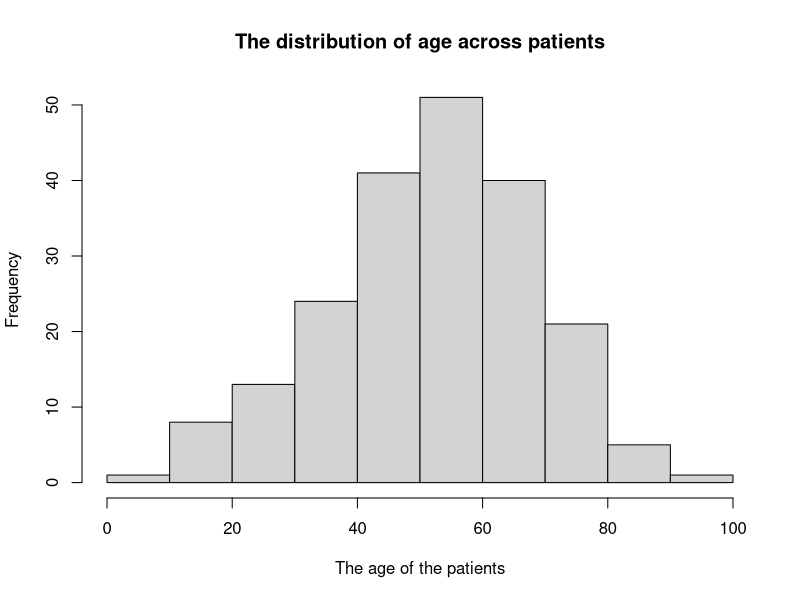
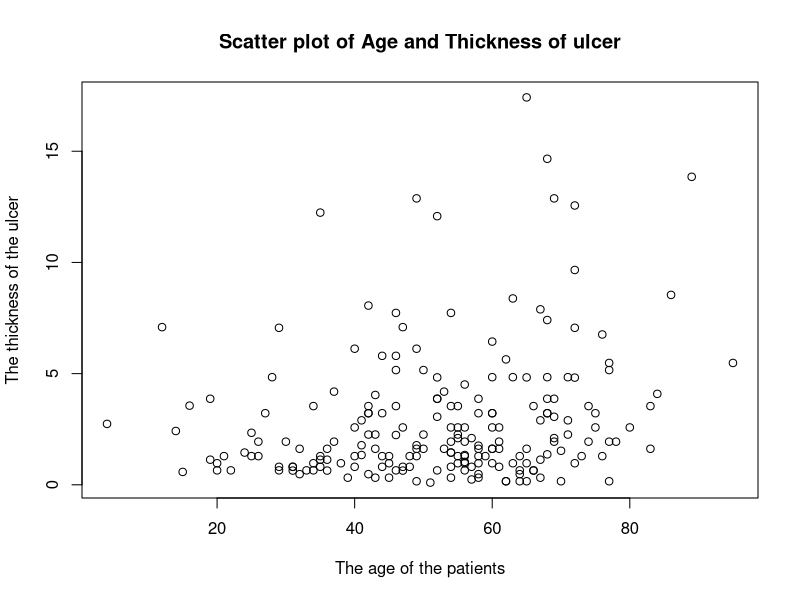
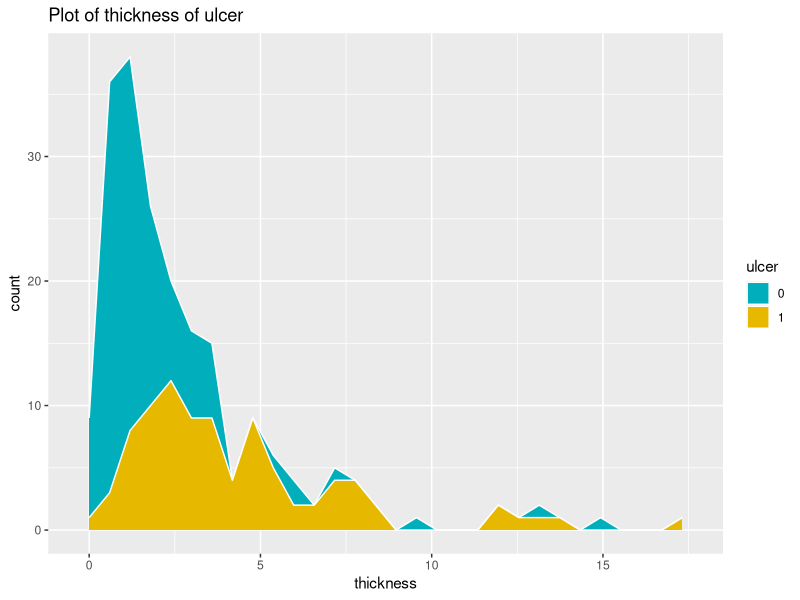
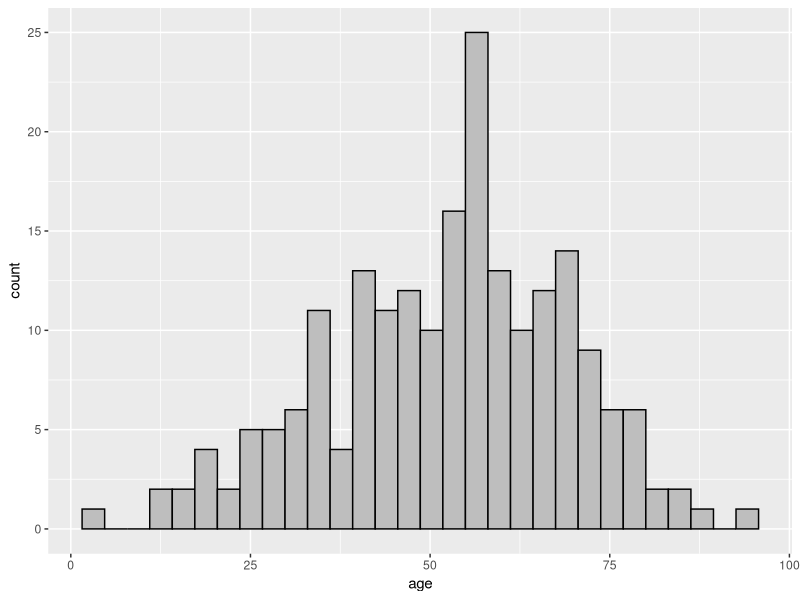

The R script that drew these images, in order:
setwd("/Users/anilpinnamaneni/Documents/R/Assignment9/")
data = read.csv("melanoma.csv")
library(ggplot2)


data$sex <- as.factor(data$sex)
data$ulcer <- as.factor(data$ulcer)
hist(data$age,main="The distribution of age across patients",
     xlab = "The age of the patients")
  


plot(data$age, data$thickness,main = "Scatter plot of Age and Thickness of ulcer",
     xlab = "The age of the patients",
     ylab = "The thickness of the ulcer")

a <- ggplot(data, aes(x = thickness))
a + geom_area(aes(fill = ulcer), color = "white", 
              stat ="bin", bins = 30) +
  scale_fill_manual(values = c("#00AFBB", "#E7B800")) + ggtitle("Plot of thickness of ulcer")







a <- ggplot(data, aes(x = age))
a + geom_histogram(bins = 30, color = "black", fill = "gray")
